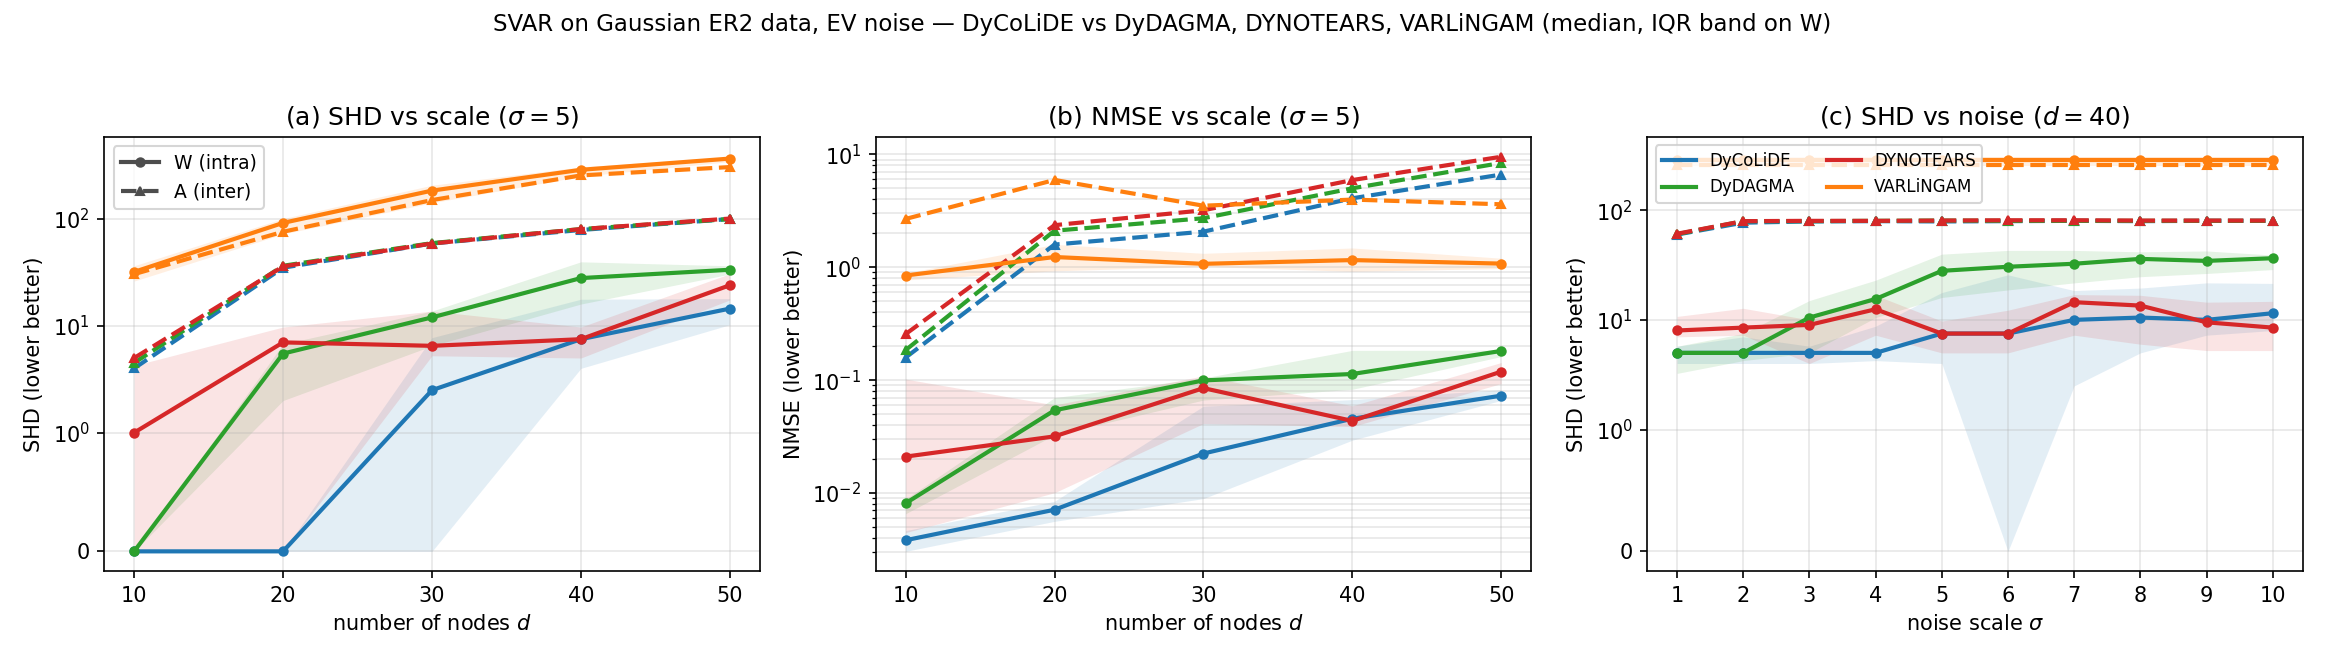

This figure's Python source:
"""
SVAR experiment at EV noise scale sigma=5, standard Gaussian generator
(Utils.generate_svar_data, ER2, mixed-sign [0.5,2] weights).

Three subplots side by side:
  (a) SHD  vs d   (sigma=5)        -- W solid, A dashed
  (b) NMSE vs d   (sigma=5)        -- W solid, A dashed
  (c) SHD  vs noise sigma (1..5)   (d=20)  -- W solid, A dashed

Methods: DyCoLiDE(EV), DyDAGMA, DYNOTEARS (best threshold for SHD), VARLiNGAM
(threshold 0.0). NMSE is on the raw weighted estimates.

Re-plot from JSON: python svar_sigma5.py plot
"""

import os
import sys
import json
import time
import warnings
import numpy as np

warnings.filterwarnings("ignore")
_REPO = os.path.abspath(os.path.join(os.path.dirname(__file__), '..'))
sys.path.insert(0, _REPO)
sys.path.insert(0, os.path.join(_REPO, 'SVAR'))
sys.path.insert(0, os.path.dirname(__file__))

from Utils import generate_svar_data, count_accuracy_svar
from baselines import run_dagma_svar, run_dynotears, run_varlingam, DyCoLiDE_EV

D_LIST = [10, 20, 30, 40, 50]
SIG_LIST = [1, 2, 3, 4, 5, 6, 7, 8, 9, 10]
SEEDS = [42, 43, 44, 45, 46]
N = 1000
DENSITY = 2
SIGMA_MAIN = 5.0                         # noise scale for the d-sweep panels (a),(b)
SIG_D = 40                               # node count for the sigma-sweep panel (c)
THR_GRID = [0.05, 0.1, 0.2, 0.3]
METHODS = ['DyCoLiDE', 'DyDAGMA', 'DYNOTEARS', 'VARLiNGAM']
COLORS = {'DyCoLiDE': '#1f77b4', 'DyDAGMA': '#2ca02c',
          'DYNOTEARS': '#d62728', 'VARLiNGAM': '#ff7f0e'}
OPT = dict(T=4, mu_init=1.0, mu_factor=0.1, s=[1.0, 0.9, 0.8, 0.7],
           warm_iter=20000, max_iter=70000, lr=1e-3, checkpoint=5000)
JSON_PATH = os.path.join(os.path.dirname(__file__), 'svar_sigma5.json')
FIG_PATH = os.path.join(os.path.dirname(__file__), 'svar_sigma5.png')


def gen_gauss(d, n, seed, noise_scale, density=DENSITY):
    X, B, A_list, _ = generate_svar_data(
        n_nodes=d, n_timesteps=n, lag_order=1,
        instantaneous_edges=density * d, temporal_edges=density * d,
        temporal_strength=0.5, noise_type='ev', noise_scale=noise_scale, seed=seed)
    return X, B.T, np.vstack([A.T for A in A_list])


def _shd(Wt, We, grid):
    return min(int(count_accuracy_svar(Wt, We, threshold=t)['W_shd']) for t in grid)


def _nmse(Et, Ee):
    return float(np.linalg.norm(Ee - Et) ** 2 / (np.linalg.norm(Et) ** 2 + 1e-12))


def fit_methods(X, Wt, At, seed):
    """Returns {method: (W_shd, A_shd, W_nmse, A_nmse, time)}."""
    out = {}

    def rec(name, W, A, t0, shd_grid):
        out[name] = (_shd(Wt, W, shd_grid), _shd(At, A, shd_grid),
                     _nmse(Wt, W), _nmse(At, A), time.time() - t0)

    t0 = time.time(); W, A, _ = DyCoLiDE_EV(seed=seed).fit(X.copy(), p=1, lambda_W=0.01, lambda_A=0.01, **OPT)
    rec('DyCoLiDE', W, A, t0, THR_GRID)
    t0 = time.time(); W, A = run_dagma_svar(X.copy(), p=1, lambda_w=0.01, lambda_a=0.01, seed=seed, **OPT)
    rec('DyDAGMA', W, A, t0, THR_GRID)
    t0 = time.time(); W, A = run_dynotears(X.copy(), p=1, lambda_w=0.01, lambda_a=0.01, max_iter=100)
    rec('DYNOTEARS', W, A, t0, THR_GRID)
    t0 = time.time()
    try:
        W, A = run_varlingam(X.copy(), p=1, w_threshold=0.0)
        rec('VARLiNGAM', W, A, t0, [0.0])
    except Exception as e:
        print(f"    VARLiNGAM failed: {e}", flush=True)
        out['VARLiNGAM'] = (np.nan, np.nan, np.nan, np.nan, time.time() - t0)
    return out


def run():
    res = {'d': {m: {str(d): [] for d in D_LIST} for m in METHODS},
           'sig': {m: {str(s): [] for s in SIG_LIST} for m in METHODS}}

    def save():
        json.dump({'D_LIST': D_LIST, 'SIG_LIST': SIG_LIST, 'SEEDS': SEEDS,
                   'SIGMA_MAIN': SIGMA_MAIN, 'results': res}, open(JSON_PATH, 'w'), indent=2)

    print(f"### SHD/NMSE vs d  (Gaussian ER{DENSITY}, sigma={SIGMA_MAIN}) ###", flush=True)
    for d in D_LIST:
        for seed in SEEDS:
            X, Wt, At = gen_gauss(d, N, seed, SIGMA_MAIN)
            o = fit_methods(X, Wt, At, seed)
            for m in METHODS:
                res['d'][m][str(d)].append(o[m])
            save()
        print(f"  d={d} done", flush=True)

    print(f"### SHD vs noise sigma (1..5), d={SIG_D} ###", flush=True)
    for s in SIG_LIST:
        for seed in SEEDS:
            X, Wt, At = gen_gauss(SIG_D, N, seed, float(s))
            o = fit_methods(X, Wt, At, seed)
            for m in METHODS:
                res['sig'][m][str(s)].append(o[m])
            save()
        print(f"  sigma={s} done", flush=True)
    return res


def _stats(rows, i):
    v = np.array([r[i] for r in rows], float); v = v[np.isfinite(v)]
    if not v.size:
        return np.nan, np.nan, np.nan
    return np.median(v), np.percentile(v, 25), np.percentile(v, 75)


def table(res):
    L = ["=" * 78,
         f"HEADLINE (Gaussian ER{DENSITY}, EV sigma={SIGMA_MAIN}, d={SIG_D}, "
         f"{len(SEEDS)} seeds, median)", "=" * 78,
         f"{'Method':<12}{'W SHD':>9}{'A SHD':>9}{'W NMSE':>10}{'A NMSE':>10}{'time(s)':>10}"]
    for m in METHODS:
        r = res['d'][m][str(SIG_D)]
        L.append(f"{m:<12}{_stats(r,0)[0]:>9.1f}{_stats(r,1)[0]:>9.1f}"
                 f"{_stats(r,2)[0]:>10.3f}{_stats(r,3)[0]:>10.3f}{_stats(r,4)[0]:>10.1f}")
    t = "\n".join(L); print("\n" + t)
    open(os.path.join(os.path.dirname(__file__), 'svar_sigma5_table.txt'), 'w').write(t + "\n")


def plot(res=None):
    import matplotlib; matplotlib.use('Agg')
    import matplotlib.pyplot as plt
    from matplotlib.lines import Line2D
    if res is None:
        res = json.load(open(JSON_PATH))['results']
    fig, ax = plt.subplots(1, 3, figsize=(15.5, 4.4))

    def panel(a, sweep, xs, wi, ai, xlabel, ylabel, title, yscale='linear'):
        for m in METHODS:
            for idx, ls, mk in [(wi, '-', 'o'), (ai, '--', '^')]:
                med = [_stats(res[sweep][m][str(x)], idx)[0] for x in xs]
                lo = [_stats(res[sweep][m][str(x)], idx)[1] for x in xs]
                hi = [_stats(res[sweep][m][str(x)], idx)[2] for x in xs]
                a.plot(xs, med, ls, color=COLORS[m], lw=2, marker=mk, ms=4)
                if ls == '-':
                    a.fill_between(xs, lo, hi, color=COLORS[m], alpha=0.12, lw=0)
        if yscale == 'log':
            a.set_yscale('log')
        elif yscale == 'symlog':
            a.set_yscale('symlog', linthresh=1)   # linear near 0 (handles SHD=0)
        a.set_xlabel(xlabel); a.set_ylabel(ylabel); a.set_title(title)
        a.set_xticks(xs); a.grid(alpha=0.3, which='both')

    panel(ax[0], 'd', D_LIST, 0, 1, 'number of nodes $d$', 'SHD (lower better)',
          f'(a) SHD vs scale ($\\sigma{{=}}{int(SIGMA_MAIN)}$)', yscale='symlog')
    panel(ax[1], 'd', D_LIST, 2, 3, 'number of nodes $d$', 'NMSE (lower better)',
          f'(b) NMSE vs scale ($\\sigma{{=}}{int(SIGMA_MAIN)}$)', yscale='log')
    panel(ax[2], 'sig', SIG_LIST, 0, 1, r'noise scale $\sigma$', 'SHD (lower better)',
          f'(c) SHD vs noise ($d{{=}}{SIG_D}$)', yscale='symlog')

    mh = [Line2D([0], [0], color=COLORS[m], lw=2, label=m) for m in METHODS]
    sh = [Line2D([0], [0], color='0.3', lw=2, ls='-', marker='o', ms=4, label='W (intra)'),
          Line2D([0], [0], color='0.3', lw=2, ls='--', marker='^', ms=4, label='A (inter)')]
    ax[0].legend(handles=sh, fontsize=9, loc='upper left')
    ax[2].legend(handles=mh, fontsize=8, loc='upper left', ncol=2)
    fig.suptitle(f'SVAR on Gaussian ER{DENSITY} data, EV noise — '
                 'DyCoLiDE vs DyDAGMA, DYNOTEARS, VARLiNGAM (median, IQR band on W)',
                 fontsize=11)
    fig.tight_layout(rect=[0, 0, 1, 0.95]); fig.savefig(FIG_PATH, dpi=150)
    print(f"Saved figure -> {FIG_PATH}")


if __name__ == "__main__":
    if len(sys.argv) > 1 and sys.argv[1] == 'plot':
        plot(); table(json.load(open(JSON_PATH))['results'])
    else:
        r = run(); table(r); plot(r)
